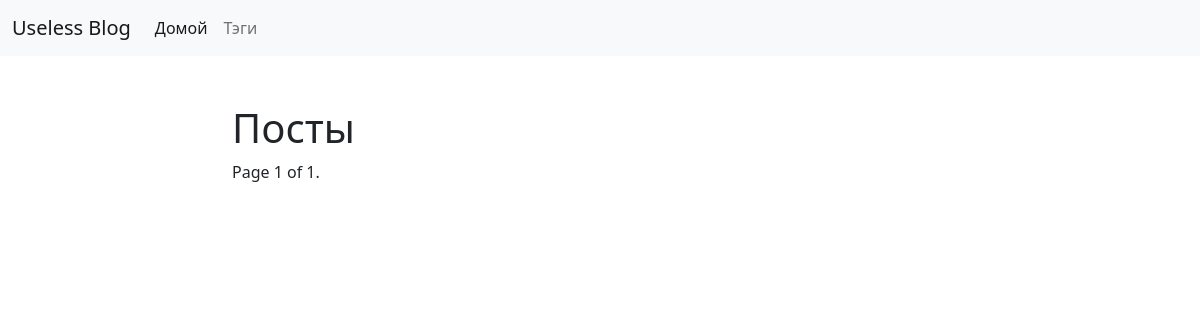
/, run on an earlier commit of the app's database.
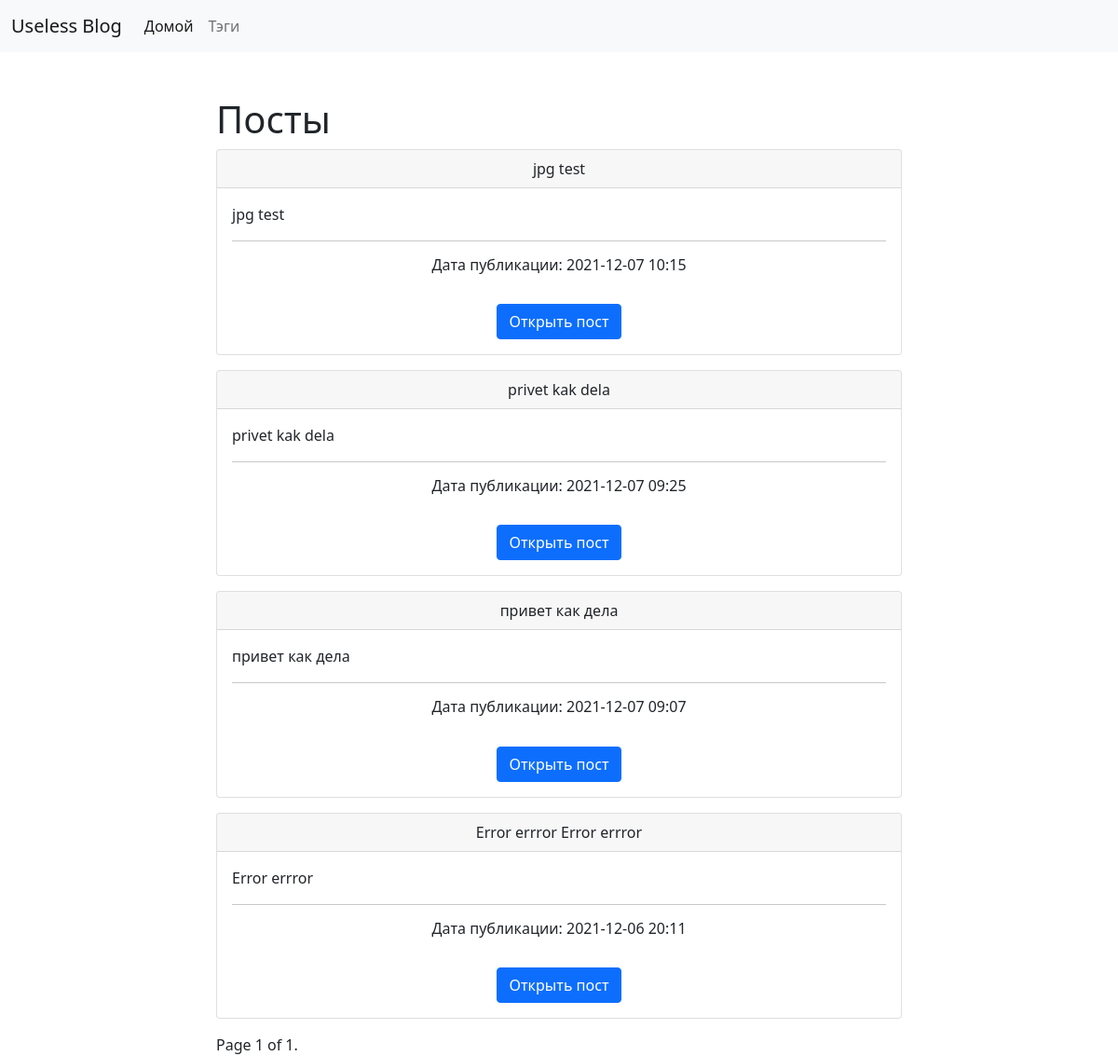
And on a later commit of the database.
### blogengine/models.py (models this page shows, shortened)
class Post(models.Model):
    title = models.CharField(max_length=150, verbose_name='Заголовок')
    content = HTMLField('Содержание', default='')
    pub_date = models.DateTimeField(auto_now_add=True, verbose_name='Дата создания')
    upd_date = models.DateTimeField(auto_now=True ,verbose_name='Дата изменения')
    photo = models.ImageField(upload_to='images/%Y-%m-%d/', blank=True, verbose_name='Фото')
    author = models.ForeignKey(User, on_delete=models.PROTECT, verbose_name='Автор поста')
    tag = models.ManyToManyField(to='Tag', blank=True, related_name='posts')
    is_published = models.BooleanField(default=True, verbose_name='Опубликовано?')
    slug = models.SlugField(blank=True, null=True, max_length=150)
    class Meta:
        verbose_name = 'Пост'
        verbose_name_plural = 'Посты'
        ordering = ('-pub_date',)
    def get_absolute_url(self):
        return reverse('detailed_post', kwargs={'slug': self.slug})

### blogengine/views.py (the view)
# urls.py: path('', PostListView.as_view(), name='post_list'),
class PostListView(ListView):
    paginate_by = 5
    model = Post
    template_name = 'blogengine/post_list.html'

### blogengine/templates/blogengine/post_list.html (shortened to what this page needs)
{% extends 'base.html' %}
{% load static %}
{% block content %}
<h1>Посты</h1>
{% for post in object_list %}
<div class="card mb-3">
    <div class="card-header" align="center">
        {{ post.title }}
    </div>
  <div class="card-body">
    <p class="card-text">{{ post.content|truncatechars:250|safe }}</p>
      <hr>
    <h6 align="center">Дата публикации: {{ post.pub_date|date:"Y-m-d H:i" }}</h6>
      <br>
    <div align="center">
    <a href="{{ post.get_absolute_url }}" class="btn btn-primary">Открыть пост</a>
    </div>
  </div>
</div>
{% endfor %}
<div align="center">
<div class="pagination">
    <span class="step-links">
        <span class="current">
            Page {{ page_obj.number }} of {{ page_obj.paginator.num_pages }}.
        </span>
    </span>
</div>
</div>
{% endblock %}

### templates/base.html (shortened to what this page needs)
<!DOCTYPE html>
<html lang="en">
<link href="https://cdn.jsdelivr.net/npm/bootstrap@5.1.3/dist/css/bootstrap.min.css" rel="stylesheet">
<head>
</head>
<body>
<nav class="navbar navbar-expand-lg navbar-light bg-light">
  <div class="container-fluid">
    <a class="navbar-brand" href="/">Useless Blog</a>
    <div class="collapse navbar-collapse" id="navbarSupportedContent">
      <ul class="navbar-nav me-auto mb-2 mb-lg-0">
        <li class="nav-item">
          <a class="nav-link active" aria-current="page" href="/">Домой</a>
        </li>
        <li class="nav-item">
          <a class="nav-link" href="{% url "tag_list" %}">Тэги</a>
        </li>
      </ul>
    </div>
  </div>
</nav>
<div class="container mt-5">
    <div class="row">
        <div class="col-8 offset-md-2">
        {% block content %}
        {% endblock %}
        </div>
    </div>
</div>
</body>
</html>

What changed in the data, as far as the page shows it:
added Post: title "jpg test", content "jpg test", pub_date "2021-12-07 10:15"
added Post: title "privet kak dela", content "privet kak dela", pub_date "2021-12-07 09:25"
added Post: title "привет как дела", content "привет как дела", pub_date "2021-12-07 09:07"
added Post: title "Error errror Error errror", content "Error errror", pub_date "2021-12-06 20:11"
